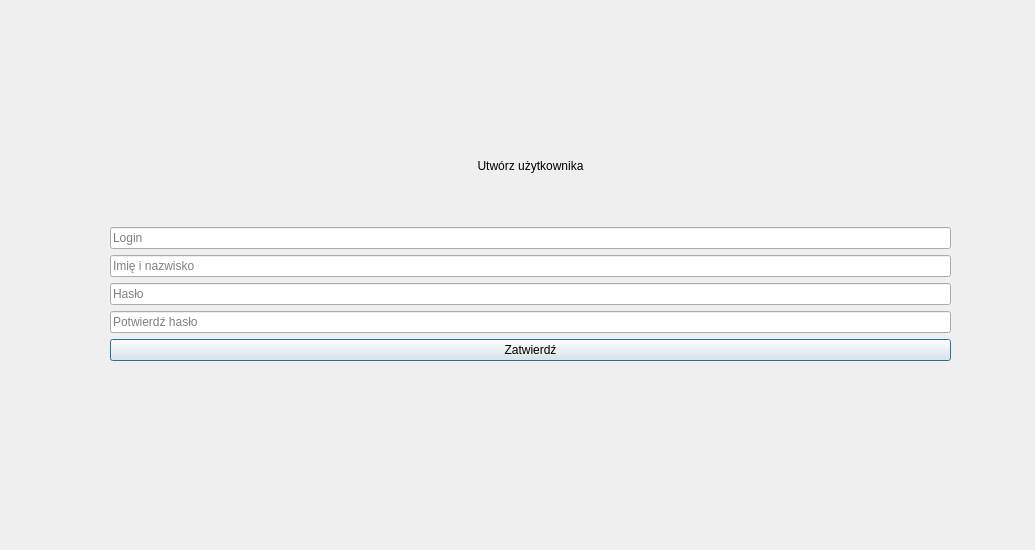
<?xml version="1.0" encoding="UTF-8"?>
<ui version="4.0">
 <class>SignUp</class>
 <widget class="QDialog" name="SignUp">
  <property name="geometry">
   <rect>
    <x>0</x>
    <y>0</y>
    <width>1035</width>
    <height>550</height>
   </rect>
  </property>
  <property name="windowTitle">
   <string>Dialog</string>
  </property>
  <widget class="QWidget" name="">
   <property name="geometry">
    <rect>
     <x>110</x>
     <y>110</y>
     <width>841</width>
     <height>251</height>
    </rect>
   </property>
   <layout class="QVBoxLayout" name="verticalLayout">
    <item>
     <widget class="QLabel" name="label">
      <property name="text">
       <string>Utwórz użytkownika</string>
      </property>
      <property name="alignment">
       <set>Qt::AlignCenter</set>
      </property>
     </widget>
    </item>
    <item>
     <widget class="QLineEdit" name="lineEdit_login">
      <property name="placeholderText">
       <string>Login</string>
      </property>
     </widget>
    </item>
    <item>
     <widget class="QLineEdit" name="lineEdit_name">
      <property name="placeholderText">
       <string>Imię i nazwisko</string>
      </property>
     </widget>
    </item>
    <item>
     <widget class="QLineEdit" name="lineEdit_password">
      <property name="placeholderText">
       <string>Hasło</string>
      </property>
     </widget>
    </item>
    <item>
     <widget class="QLineEdit" name="lineEdit_confirmPassword">
      <property name="placeholderText">
       <string>Potwierdź hasło</string>
      </property>
     </widget>
    </item>
    <item>
     <widget class="QPushButton" name="pushButton_submit">
      <property name="text">
       <string>Zatwierdź</string>
      </property>
     </widget>
    </item>
   </layout>
  </widget>
 </widget>
 <resources/>
 <connections/>
</ui>
